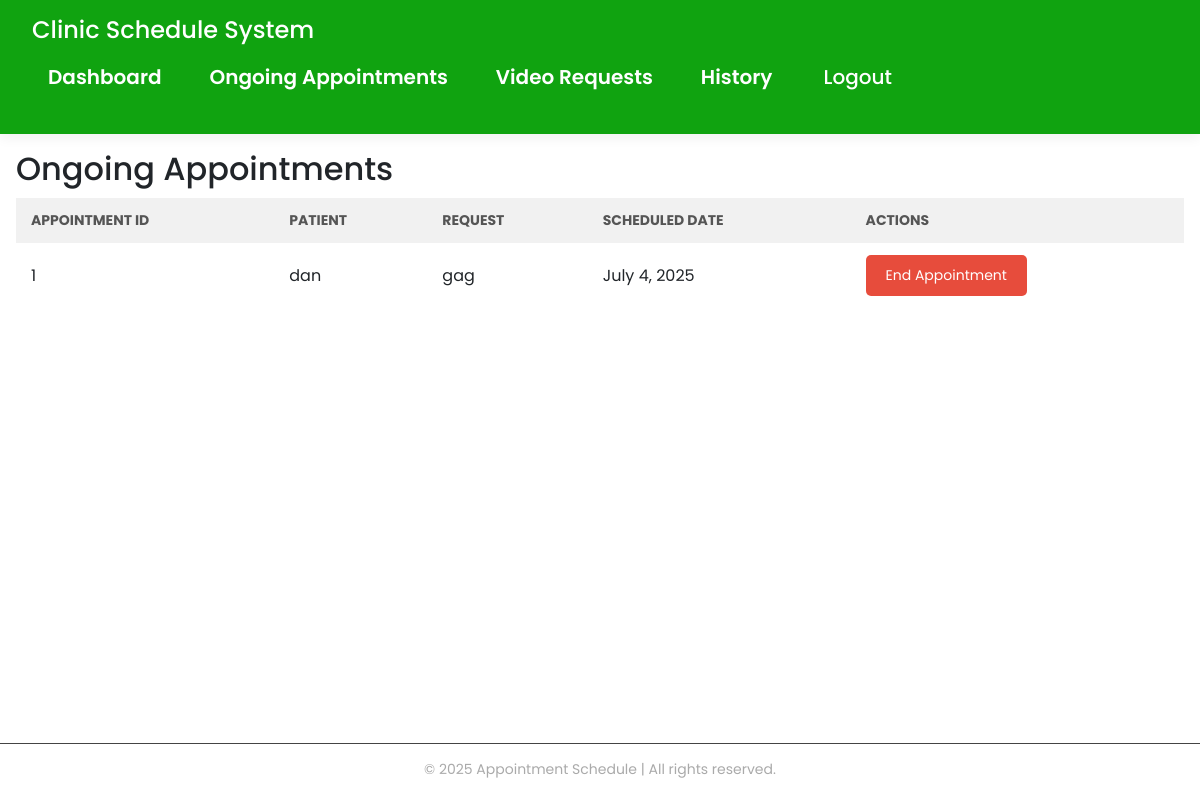
/ongoing_appointments/ (signed in), run on the app's committed database.
### Scheduler/models.py (models this page shows, shortened)
class Appointments(models.Model):
    user = models.ForeignKey(
        CustomUser,
        on_delete=models.CASCADE,
        related_name='appointments_as_user',
        null=True
    )
    first_name = models.CharField(max_length=25)
    last_name = models.CharField(max_length=25)
    email = models.EmailField()
    phone = models.CharField(max_length=15)
    PAYMENT_CHOICES = [
        ('premium', 'Premium'),
        ('standard', 'Standard'),
        ('basic', 'Basic'),
    ]
    payment = models.CharField(max_length=8, choices=PAYMENT_CHOICES, null=True)
    amount = models.PositiveIntegerField(null=True)
    made_payment = models.BooleanField(default=False)
    request = models.TextField()
    file = models.FileField(upload_to='uploads/', null=True, blank=True)
    date_created = models.DateTimeField(auto_now_add=True)
    doctor_selected = models.ForeignKey(
        CustomUser,
        on_delete=models.CASCADE,
        limit_choices_to={'role': 'doctor'},
        related_name='appointments',
        null=True
    )
    STATUS_CHOICES = [
        ('pending', 'Pending'),
        ('accepted', 'Accepted(ongoing)'),
        ('rejected', 'Rejected'),
        ('ended', 'Ended'),
    ]
    status = models.CharField(max_length=10, choices=STATUS_CHOICES, default='pending')
    status_date = models.DateField(null=True, blank=True)
    call_requested = models.BooleanField(default=False)
    appointment_date = models.DateField(null=True, blank=True)
    call_room_url = models.CharField(max_length=255, default='', blank=True)
    class Meta:
        ordering = ["-date_created"]

### users/models.py (models this page shows)
class CustomUser(AbstractUser):
    ROLE_CHOICES = [
        ('doctor', 'Doctor'),
        ('patient', 'Patient'),
    ]
    role = models.CharField(max_length=10, choices=ROLE_CHOICES, default='patient')

### Scheduler/views.py (the view)
# urls.py: path('ongoing_appointments/', views.ongoing_appointment, name='ongoing_appointments'),
def ongoing_appointment(request):
    if request.user.role == 'patient':
        return redirect('not_authorized')
    appointments = Appointments.objects.filter(
        doctor_selected=request.user,
        status__in=['accepted']
    ).order_by('-status_date')
    return render(request, 'Scheduler/ongoing_appointment.html', {'appointments': appointments})

### Scheduler/templates/Scheduler/ongoing_appointment.html (shortened to what this page needs)
{% extends "Scheduler/base.html" %}
{% block content %}
{% if appointments %}
<div class="ongoing-appointment-container">
    <h2 class="ongoing-appointment-header">Ongoing Appointments</h2>
    <table class="ongoing-appointment-table">
        <thead>
            <tr>
                <th class="ongoing-table-header">Appointment ID</th>
                <th class="ongoing-table-header">Patient</th>
                <th class="ongoing-table-header">Request</th>
                <th class="ongoing-table-header">Scheduled Date</th>
                <th class="ongoing-table-header">Actions</th>
            </tr>
        </thead>
        <tbody>
            {% for appointment in appointments %}
            <tr class="ongoing-appointment-row">
                <td class="appointment-id">{{ appointment.id }}</td>
                <td class="patient-name">{{ appointment.user }}</td>
                <td class="appointment-request">{{ appointment.request }}</td>
                <td class="appointment-date">{{ appointment.appointment_date }}</td>
                <td class="appointment-action">
                    <form method="post" action="{% url 'handle_appointment' appointment.id %}?action=end">
                        <button type="submit" class="end-btn">End Appointment</button>
                    </form>
                </td>
            </tr>
            {% empty %}
            <tr>
                <td colspan="5" class="no-appointments-msg">No ongoing appointments available.</td>
            </tr>
            {% endfor %}
        </tbody>
    </table>
</div>
        {% else %}
            <p class="no-appointments-message">You have no ongoing appointments.</p>
        {% endif %}
    </div>
{% endblock %}

### Scheduler/static/Scheduler/main.css (style rules this page uses)
* { padding: 0; margin: 0; box-sizing: border-box; font-family: "Poppins", "Times New Roman"; }
body { background-color: #f7f9fc; color: #333; }
.ongoing-appointment-table { width: 100%; border-collapse: collapse; margin-top: 10px; }
.ongoing-appointment-table th, .ongoing-appointment-table td { padding: 12px 15px; text-align: left; }
.ongoing-appointment-table th { background-color: #f1f1f1; color: #555; text-transform: uppercase; font-size: 14px; }
.end-btn { background-color: #e74c3c; color: #fff; border: none; padding: 10px 20px; font-size: 14px; cursor: pointer; border-radius: 5px; transition: background-color 0.3s, box-shadow 0.3s; }

### data on the page
Appointments: id "1", user "dan", request "gag", appointment_date "July 4, 2025"
